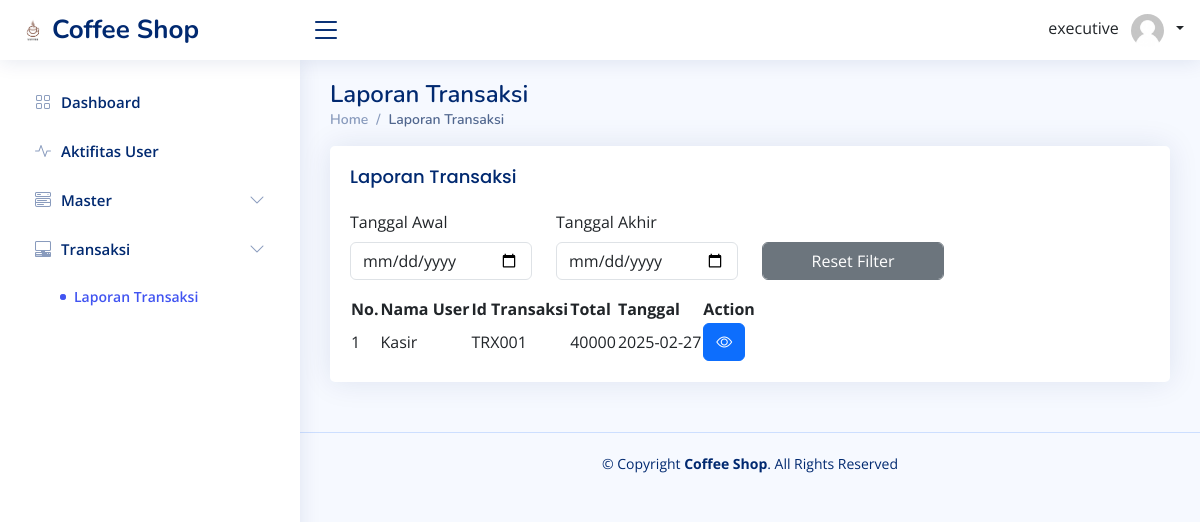
Page /index_manajer.php?page=laporan-transaksi (signed in) on the committed database.
### tables this page shows
CREATE TABLE `th_transaksi` (
  `id_transaksi` varchar(255) NOT NULL,
  `id_meja` int(11) NOT NULL,
  `id_user` int(11) NOT NULL,
  `total_bayar` int(11) NOT NULL,
  `jumlah_bayar` int(11) NOT NULL,
  `jenis_pesanan` enum('Dine In','Take Away','','') NOT NULL,
  `tgl_transaksi` date NOT NULL
);

CREATE TABLE `tuser` (
  `id_user` int(11) NOT NULL,
  `username` varchar(255) NOT NULL,
  `password` varchar(255) NOT NULL,
  `nama_user` varchar(255) NOT NULL,
  `hak` enum('Super Admin','Manajer','Kasir','') NOT NULL,
  `telepon` varchar(255) NOT NULL,
  `alamat` varchar(255) NOT NULL
);

### function/view-query.php (called while the page is built, shortened)
<?php
function getTransaksi($idTransaksi = null)
{
    $conn = connection();
    $idUser = $_SESSION['id_user'];
    $roleUser = $_SESSION['hak'];
    if ($idTransaksi) {
        $query = "SELECT td_transaksi.*, tuser.nama_user, t_menu.kode_menu, t_menu.nama_menu, t_menu.harga, tkategori.nama_kategori, th_transaksi.total_bayar AS total_transaksi, th_transaksi.jumlah_bayar FROM td_transaksi JOIN th_transaksi ON td_transaksi.id_transaksi = th_transaksi.id_transaksi JOIN t_menu ON td_transaksi.id_menu = t_menu.id_menu JOIN tkategori ON t_menu.id_kategori = tkategori.id JOIN tuser ON th_transaksi.id_user = tuser.id_user WHERE td_transaksi.id_transaksi = '$idTransaksi' ORDER BY td_transaksi.id_menu ASC";
    } else {
        if ($roleUser === 'Manajer') {
            $query = "SELECT th_transaksi.*, t_meja.nomor_meja, tuser.nama_user FROM th_transaksi INNER JOIN t_meja ON th_transaksi.id_meja = t_meja.id_meja INNER JOIN tuser ON th_transaksi.id_user = tuser.id_user";
        } else {
            $query = "SELECT th_transaksi.*, t_meja.nomor_meja, tuser.nama_user FROM th_transaksi INNER JOIN t_meja ON th_transaksi.id_meja = t_meja.id_meja INNER JOIN tuser ON th_transaksi.id_user = tuser.id_user WHERE th_transaksi.id_user = '$idUser'";
        }
    }
    $result = mysqli_query($conn, $query);
    return $result;
}

### pages-manajer/laporan-transaksi/index_manajer.php (the view, shortened to what this page needs)
<?php
include('function/view-query.php');
$data = getTransaksi();
?>
<main id="main" class="main">
    <div class="pagetitle">
        <h1>Laporan Transaksi</h1>
        <nav>
            <ol class="breadcrumb">
                <li class="breadcrumb-item"><a href="index.html">Home</a></li>
                <li class="breadcrumb-item active">Laporan Transaksi</li>
            </ol>
        </nav>
    </div>
    <section class="section">
        <div class="row">
            <div class="col-lg-12">
                <div class="card">
                    <div class="card-body">
                        <h5 class="card-title">Laporan Transaksi</h5>
                        <div class="row mb-3">
                            <div class="col-md-3">
                                <label class="form-label">Tanggal Awal</label>
                                <input type="date" id="min" name="min" class="form-control">
                            </div>
                            <div class="col-md-3">
                                <label class="form-label">Tanggal Akhir</label>
                                <input type="date" id="max" name="max" class="form-control">
                            </div>
                            <div class="col-md-3">
                                <label class="form-label">&nbsp;</label>
                                <button id="resetFilter" class="btn btn-secondary form-control">Reset Filter</button>
                            </div>
                        </div>
                        <table id="table-transaksi">
                            <thead>
                                <tr>
                                    <th>No.</th>
                                    <th>Nama User</th>
                                    <th>Id Transaksi</th>
                                    <th>Total</th>
                                    <th>Tanggal</th>
                                    <th>Action</th>
                                </tr>
                            </thead>
                            <tbody>
                                <?php
                                foreach ($data as $key => $value) { ?>
                                    <tr>
                                        <td><?= $key + 1 ?></td>
                                        <td><?= $value['nama_user'] ?></td>
                                        <td><?= $value['id_transaksi'] ?></td>
                                        <td><?= $value['total_bayar'] ?></td>
                                        <td><?= $value['tgl_transaksi'] ?></td>
                                        <td>
                                            <a href="index_manajer.php?page=laporan-transaksi/detail&id_transaksi=<?= $value['id_transaksi'] ?>">
                                                <button type="button" class="btn btn-primary" title="">
                                                    <i class="bi bi-eye"></i>
                                                </button>
                                            </a>
                                        </td>
                                    </tr>
                                <?php }
                                ?>
                            </tbody>
                        </table>
                    </div>
                </div>
            </div>
        </div>
    </section>
</main>

### assets/css/style.css (style rules this page uses)
:root { scroll-behavior: smooth; }
body { font-family: "Open Sans", sans-serif; background: #f6f9ff; color: #444444; }
a { color: #4154f1; text-decoration: none; }
h1, h2, h3, h4, h5, h6 { font-family: "Nunito", sans-serif; }
#main { margin-top: 60px; padding: 20px 30px; transition: all 0.3s; }
.pagetitle { margin-bottom: 10px; }
.pagetitle h1 { font-size: 24px; margin-bottom: 0; font-weight: 600; color: #012970; }
.card { margin-bottom: 30px; border: none; border-radius: 5px; box-shadow: 0px 0 30px rgba(1, 41, 112, 0.1); }
.card-title { padding: 20px 0 15px 0; font-size: 18px; font-weight: 500; color: #012970; font-family: "Poppins", sans-serif; }
.card-body { padding: 0 20px 20px 20px; }
.breadcrumb { font-size: 14px; font-family: "Nunito", sans-serif; color: #899bbd; font-weight: 600; }
.breadcrumb a { color: #899bbd; transition: 0.3s; }
.breadcrumb .breadcrumb-item::before { color: #899bbd; }
.breadcrumb .active { color: #51678f; font-weight: 600; }
@media (min-width: 1200px) { #main, #footer { margin-left: 300px; } }

### rows in the picture
th_transaksi: id_user.nama_user "Kasir", id_transaksi "TRX001", total_bayar "40000", tgl_transaksi "2025-02-27"

### other values in the picture
$_SESSION['nama_user'] "executive"
